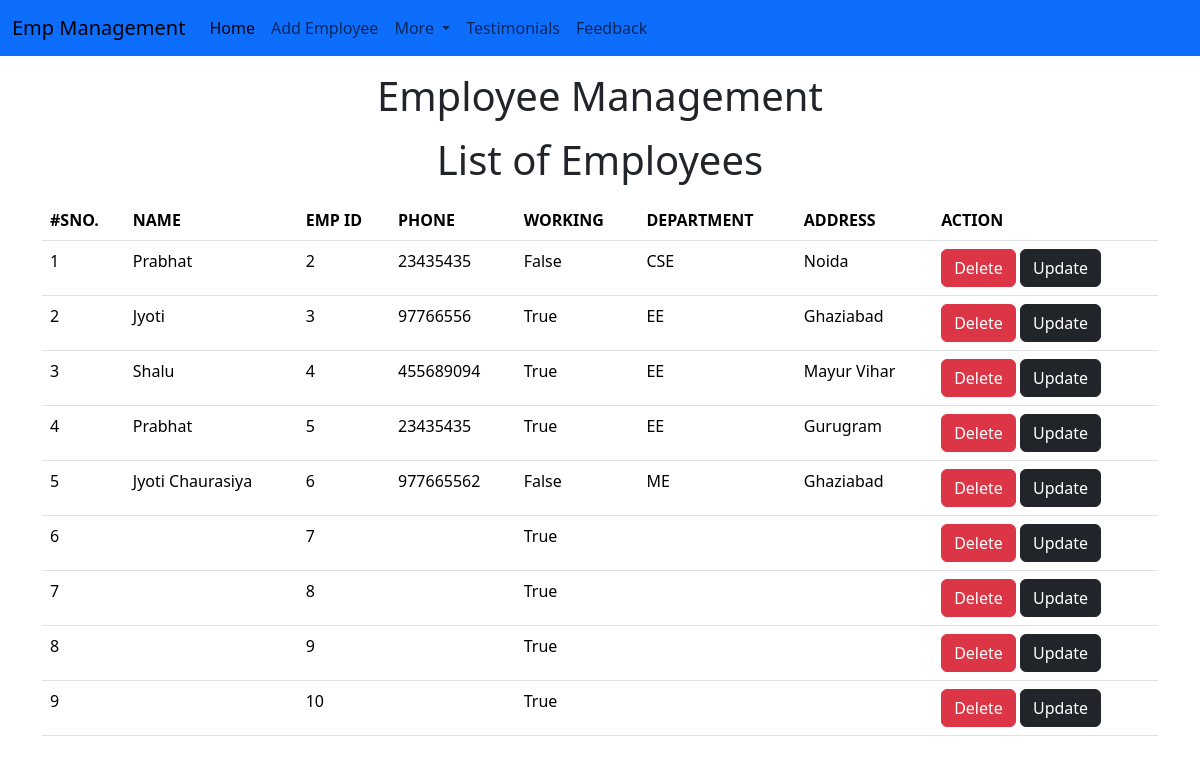
The page /emp/home/ on the database its author committed.
### emp/models.py (models this page shows, shortened)
class Emp(models.Model):
    name=models.CharField(max_length=200)
    emp_id=models.CharField(max_length=200)
    phone=models.CharField(max_length=10)
    address=models.CharField(max_length=150)
    working=models.BooleanField(default=True)
    department=models.CharField(max_length=10)

### emp/views.py (the view)
# urls.py: path("home/",emp_home),
def emp_home(request):
    emps=Emp.objects.all()
    return render(request, "emp/home.html", {
        'emps':emps
    })

### templates/emp/home.html (shortened to what this page needs)
<!doctype html>
<html lang="en">
  <head>
    <link href="https://cdn.jsdelivr.net/npm/bootstrap@5.3.3/dist/css/bootstrap.min.css" rel="stylesheet">
  </head>
  <body>
  {% include 'emp/navbar.html' %}
  <h1 class="text-center my-3">Employee Management</h1>
  <h1 class="text-center my-3">List of Employees</h1>
  <div class="container">
    <div class="row">
      <div class="col-md-12">
        <div class="card-body">
          <table class="table">
            <thead>
              <tr>
                <th>#SNO.</th>
                <th>NAME</th>
                <th>EMP ID</th>
                <th>PHONE</th>
                <th>WORKING</th>
                <th>DEPARTMENT</th>
                <th>ADDRESS</th>
                <th>ACTION</th>
              </tr>
            </thead>
            <tbody>
              {% for e in emps %}
                <tr>
                  <td>{{forloop.counter}}</td>
                  <td>{{e.name}}</td>
                  <td>{{e.id}}</td>
                  <td>{{e.phone}}</td>
                  <td>{{e.working}}</td>
                  <td>{{e.department}}</td>
                  <td>{{e.address}}</td>
                  <td>
                    <a href="/emp/delete_emp/{{e.id}}" class="btn btn-danger">Delete</a>
                    <a href="/emp/update_emp/{{e.id}}" class="btn btn-dark">Update</a>
                  </td>
                </tr>
              {% endfor %}
            </tbody>
          </table>
        </div>
      </div>
    </div>
  </div>
  </body>
</html>

### rows shown on the page
Emp: name "Prabhat", id "2", phone "23435435", working "False", department "CSE", address "Noida"
Emp: name "Jyoti", id "3", phone "97766556", working "True", department "EE", address "Ghaziabad"
Emp: name "Shalu", id "4", phone "455689094", working "True", department "EE", address "Mayur Vihar"
Emp: name "Prabhat", id "5", phone "23435435", working "True", department "EE", address "Gurugram"
Emp: name "Jyoti Chaurasiya", id "6", phone "977665562", working "False", department "ME", address "Ghaziabad"
Emp: id "7", working "True"
Emp: id "8", working "True"
Emp: id "9", working "True"
Emp: id "10", working "True"
